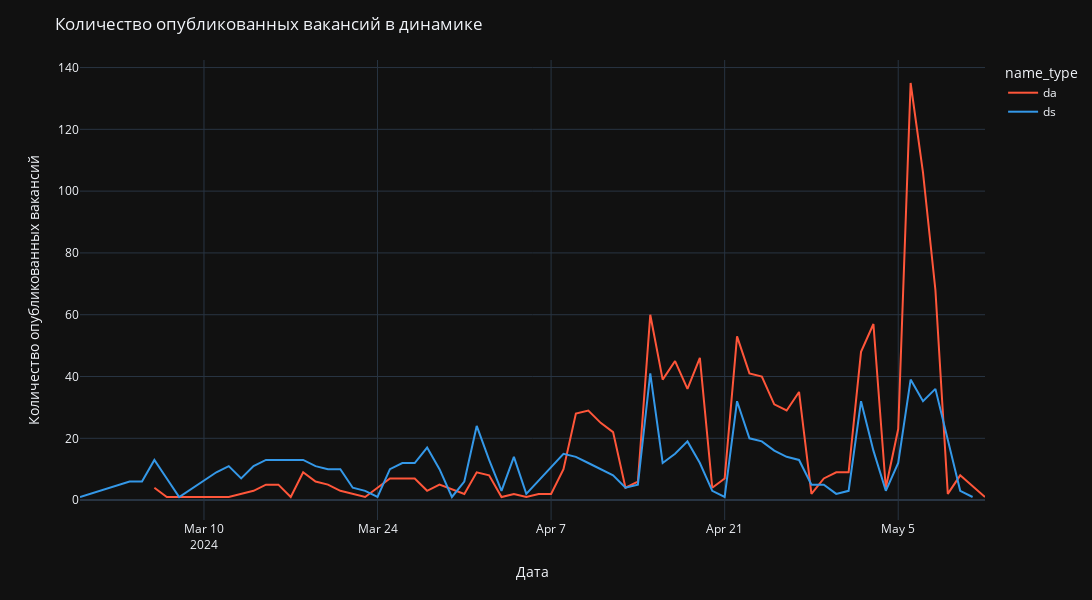

Source (notebook cell):
### Markdown cell above
Посмотрим на количество опубликованных вакансий в динамике

### Code cell
df = (
    vacancies.groupby(['name_type', 'published_date'])
    .name.count()
    .reset_index()
    .rename(columns={'name': 'Количество опубликованных вакансий',
                     'published_date': 'Дата'})
)
fig = px.line(df, x='Дата', 
              y='Количество опубликованных вакансий', 
              color='name_type'
             )
fig.data[0].line.color = '#FF563A'
fig.data[1].line.color = '#3498E8'
fig.update_layout(
        height=600, width=1200, 
        title_text=f"Количество опубликованных вакансий в динамике",
        showlegend=True,
        template="plotly_dark",
        
    )
fig.show()

### Figure 1 — Plotly figure (JSON) as saved in the notebook; plotly's stock layout.template omitted (floating-point values rounded to 4 significant figures)
{"data": [{"hovertemplate": "name_type=da<br>Дата=%{x}<br>Количество опубликованных вакансий=%{y}<extra></extra>", "legendgroup": "da", "line": {"color": "#FF563A", "dash": "solid"}, "marker": {"symbol": "circle"}, "mode": "lines", "name": "da", "orientation": "v", "showlegend": true, "type": "scatter", "x": ["2024-03-06", "2024-03-07", "2024-03-12", "2024-03-13", "2024-03-14", "2024-03-15", "2024-03-16", "2024-03-17", "2024-03-18", "2024-03-19", "2024-03-20", "2024-03-21", "2024-03-23", "2024-03-25", "2024-03-26", "2024-03-27", "2024-03-28", "2024-03-29", "2024-03-31", "2024-04-01", "2024-04-02", "2024-04-03", "2024-04-04", "2024-04-05", "2024-04-06", "2024-04-07", "2024-04-08", "2024-04-09", "2024-04-10", "2024-04-11", "2024-04-12", "2024-04-13", "2024-04-14", "2024-04-15", "2024-04-16", "2024-04-17", "2024-04-18", "2024-04-19", "2024-04-20", "2024-04-21", "2024-04-22", "2024-04-23", "2024-04-24", "2024-04-25", "2024-04-26", "2024-04-27", "2024-04-28", "2024-04-29", "2024-04-30", "2024-05-01", "2024-05-02", "2024-05-03", "2024-05-04", "2024-05-05", "2024-05-06", "2024-05-07", "2024-05-08", "2024-05-09", "2024-05-10", "2024-05-12"], "xaxis": "x", "y": [4, 1, 1, 2, 3, 5, 5, 1, 9, 6, 5, 3, 1, 7, 7, 7, 3, 5, 2, 9, 8, 1, 2, 1, 2, 2, 10, 28, 29, 25, 22, 4, 6, 60, 39, 45, 36, 46, 4, 7, 53, 41, 40, 31, 29, 35, 2, 7, 9, 9, 48, 57, 4, 23, 135, 106, 68, 2, 8, 1], "yaxis": "y"}, {"hovertemplate": "name_type=ds<br>Дата=%{x}<br>Количество опубликованных вакансий=%{y}<extra></extra>", "legendgroup": "ds", "line": {"color": "#3498E8", "dash": "solid"}, "marker": {"symbol": "circle"}, "mode": "lines", "name": "ds", "orientation": "v", "showlegend": true, "type": "scatter", "x": ["2024-02-29", "2024-03-04", "2024-03-05", "2024-03-06", "2024-03-07", "2024-03-08", "2024-03-11", "2024-03-12", "2024-03-13", "2024-03-14", "2024-03-15", "2024-03-18", "2024-03-19", "2024-03-20", "2024-03-21", "2024-03-22", "2024-03-23", "2024-03-24", "2024-03-25", "2024-03-26", "2024-03-27", "2024-03-28", "2024-03-29", "2024-03-30", "2024-03-31", "2024-04-01", "2024-04-02", "2024-04-03", "2024-04-04", "2024-04-05", "2024-04-08", "2024-04-09", "2024-04-10", "2024-04-11", "2024-04-12", "2024-04-13", "2024-04-14", "2024-04-15", "2024-04-16", "2024-04-17", "2024-04-18", "2024-04-19", "2024-04-20", "2024-04-21", "2024-04-22", "2024-04-23", "2024-04-24", "2024-04-25", "2024-04-26", "2024-04-27", "2024-04-28", "2024-04-29", "2024-04-30", "2024-05-01", "2024-05-02", "2024-05-03", "2024-05-04", "2024-05-05", "2024-05-06", "2024-05-07", "2024-05-08", "2024-05-10", "2024-05-11"], "xaxis": "x", "y": [1, 6, 6, 13, 7, 1, 9, 11, 7, 11, 13, 13, 11, 10, 10, 4, 3, 1, 10, 12, 12, 17, 10, 1, 6, 24, 13, 3, 14, 2, 15, 14, 12, 10, 8, 4, 5, 41, 12, 15, 19, 12, 3, 1, 32, 20, 19, 16, 14, 13, 5, 5, 2, 3, 32, 16, 3, 12, 39, 32, 36, 3, 1], "yaxis": "y"}], "layout": {"height": 600, "legend": {"title": {"text": "name_type"}, "tracegroupgap": 0}, "margin": {"t": 60}, "showlegend": true, "title": {"text": "Количество опубликованных вакансий в динамике"}, "width": 1200, "xaxis": {"anchor": "y", "domain": [0, 1], "title": {"text": "Дата"}}, "yaxis": {"anchor": "x", "domain": [0, 1], "title": {"text": "Количество опубликованных вакансий"}}}}
